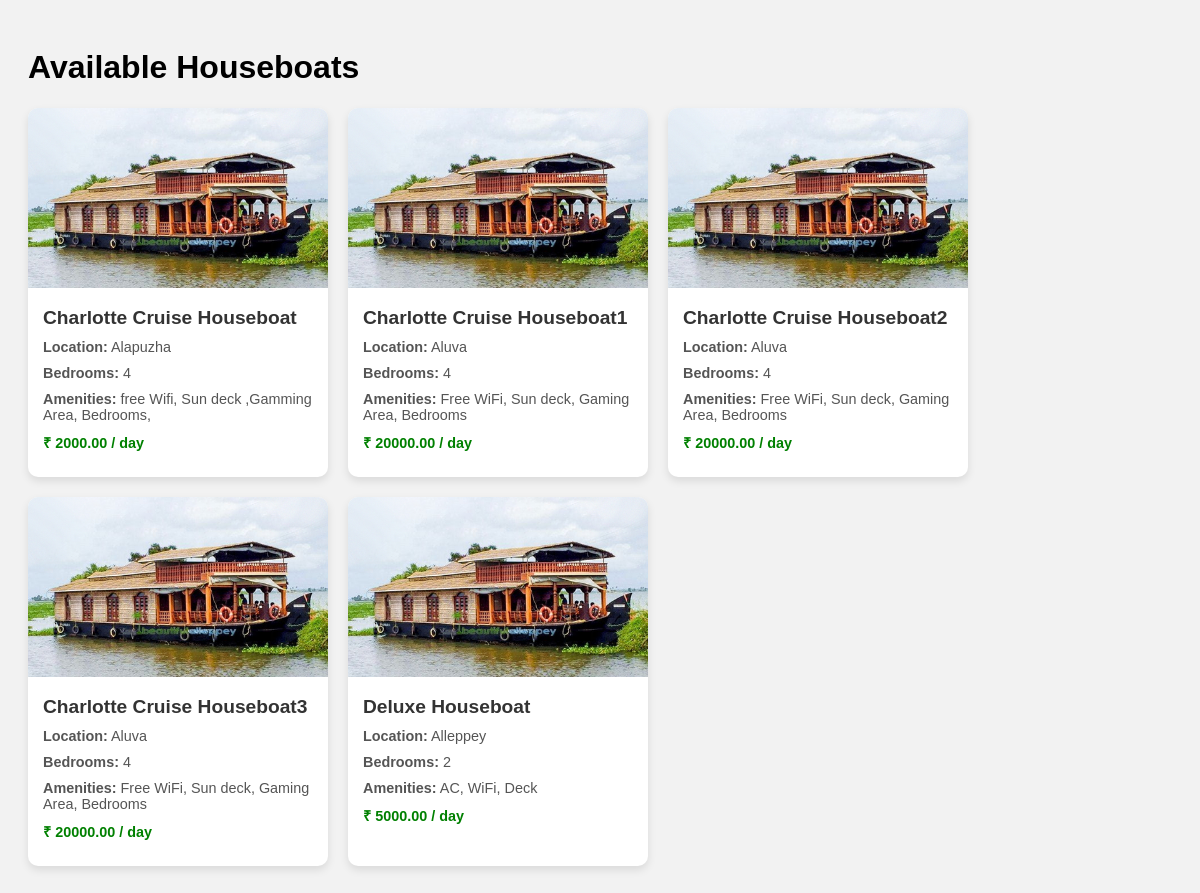
The app's page /houseboat/houseboats_embed/, older data.
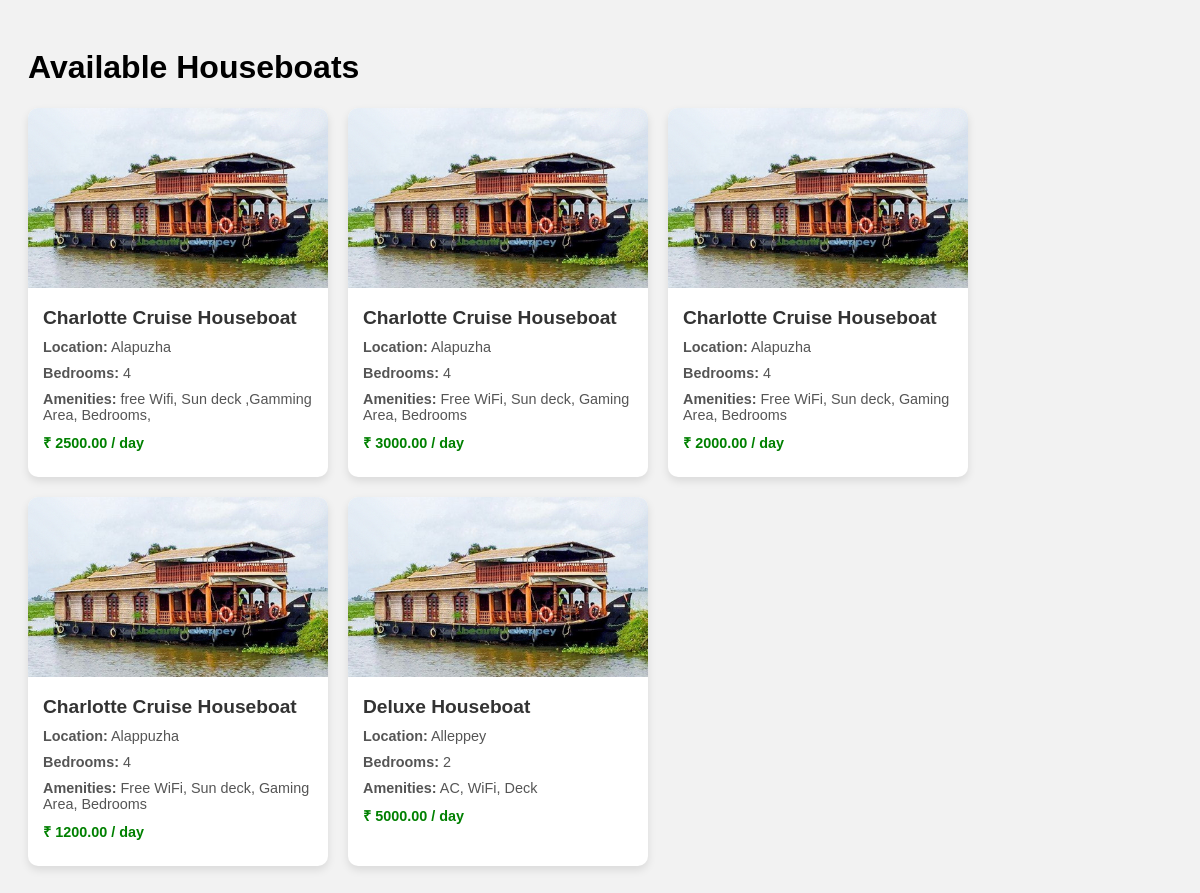
The same page, newer data.
### houseboat/models.py (models this page shows, shortened)
class Houseboat(models.Model):
    name = models.CharField(max_length=100)
    slug = models.SlugField(unique=True, blank=True)
    description = models.CharField(max_length=500, null=True, blank=True)
    category = models.CharField(max_length=20, choices=CATEGORY_CHOICES, default='standard')
    price = models.DecimalField(max_digits=10, decimal_places=2)
    location = models.CharField(max_length=100, null=True, blank=True)
    image = models.ImageField(upload_to='houseboat_images/', null=True, blank=True)
    bedrooms = models.PositiveIntegerField()
    capacity = models.PositiveIntegerField()
    price_per_day = models.DecimalField(max_digits=10, decimal_places=2)
    amenities = models.CharField(max_length=500, null=True, blank=True)
    is_available = models.BooleanField(default=True)
    class Meta:
        ordering = ['name']

### houseboat/views.py (the view)
# urls.py: path('houseboats_embed/', houseboats_embed_view, name='houseboats_embed'),
def houseboats_embed_view(request):
    houseboats = Houseboat.objects.filter(is_available=True)
    return render(request, 'houseboat/houseboats_embed.html', {'houseboats': houseboats})

### houseboat/templates/houseboat/houseboats_embed.html (shortened to what this page needs)
<!DOCTYPE html>
<html lang="en">
<head>
</head>
<body>
<h1>Available Houseboats</h1>
<div class="card-container">
    {% for houseboat in houseboats %}
        <div class="card">
            <img src="{{ houseboat.image.url }}" alt="{{ houseboat.name }}">
            <div class="card-content">
                <h3 class="card-title">{{ houseboat.name }}</h3>
                <p class="card-text"><strong>Location:</strong> {{ houseboat.location }}</p>
                <p class="card-text"><strong>Bedrooms:</strong> {{ houseboat.bedrooms }}</p>
                <p class="card-text"><strong>Amenities:</strong> {{ houseboat.amenities }}</p>
                <p class="card-text price">₹ {{ houseboat.price_per_day }} / day</p>
            </div>
        </div>
    {% empty %}
        <p>No houseboats available.</p>
    {% endfor %}
</div>
</body>
</html>

### houseboat/templates/houseboat/houseboats_embed.html (style rules this page uses)
body { font-family: Arial, sans-serif; background: #f2f2f2; padding: 20px; }
.card-container { display: flex; flex-wrap: wrap; gap: 20px; }
.card { background: white; border-radius: 10px; box-shadow: 0 4px 8px rgba(0,0,0,0.1); width: 300px; overflow: hidden; }
.card img { width: 100%; height: 180px; object-fit: cover; }
.card-content { padding: 15px; }
.card-title { font-size: 1.2rem; margin: 0; color: #333; }
.card-text { margin: 10px 0; font-size: 0.9rem; color: #555; }
.price { color: green; font-weight: bold; }

Row changes from the older to the newer data that the page shows:
changed Houseboat "free Wifi, Sun deck ,Gamming Area, Bedrooms,": price_per_day "2000.00" → "2500.00"
changed Houseboat (number 2 of 5 on the later page): name "Charlotte Cruise Houseboat1" → "Charlotte Cruise Houseboat"; location "Aluva" → "Alapuzha"; price_per_day "20000.00" → "3000.00"
changed Houseboat (number 3 of 5 on the later page): name "Charlotte Cruise Houseboat2" → "Charlotte Cruise Houseboat"; location "Aluva" → "Alapuzha"; price_per_day "20000.00" → "2000.00"
changed Houseboat: name "Charlotte Cruise Houseboat3" → "Charlotte Cruise Houseboat"; location "Aluva" → "Alappuzha"; price_per_day "20000.00" → "1200.00"
